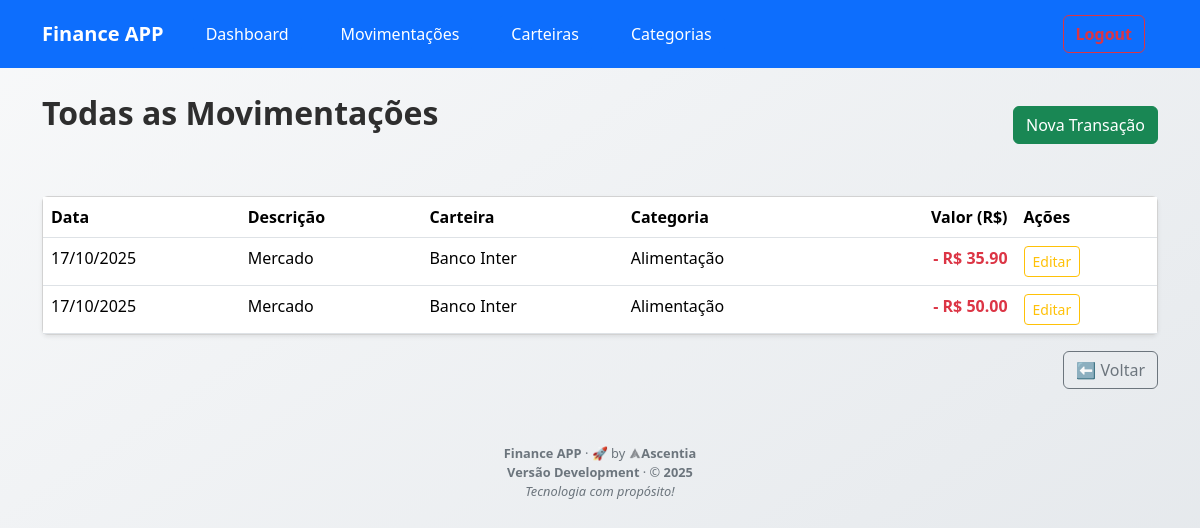
Screenshot of /financeiro/transacoes (signed in) with the database file from the repository.
### app/financeiro/models.py (models this page shows, shortened)
class Transaction(db.Model):
    id = db.Column(db.Integer, primary_key=True)
    description = db.Column(db.String(255), nullable=False)
    amount = db.Column(db.Numeric(10, 2), nullable=False)
    date = db.Column(db.DateTime, default=datetime.utcnow, nullable=False)
    type = db.Column(db.String(1), nullable=False)
    is_recurrent = db.Column(db.Boolean, default=False)
    frequency = db.Column(db.String(50), nullable=True)
    last_launch_date = db.Column(db.DateTime, nullable=True)
    user_id = db.Column(db.Integer, db.ForeignKey('user.id'), nullable=False)
    wallet_id = db.Column(db.Integer, db.ForeignKey('wallet.id'), nullable=False)
    category_id = db.Column(db.Integer, db.ForeignKey('category.id'), nullable=False)

class Wallet(db.Model):
    id = db.Column(db.Integer, primary_key=True)
    name = db.Column(db.String(80), nullable=False)
    initial_balance = db.Column(db.Numeric(10, 2), default=0.00, nullable=False)
    user_id = db.Column(db.Integer, db.ForeignKey('user.id'), nullable=False)
    transactions = db.relationship('Transaction', backref='wallet', lazy='dynamic')

class Category(db.Model):
    id = db.Column(db.Integer, primary_key=True)
    name = db.Column(db.String(80), nullable=False)
    type = db.Column(db.String(1), nullable=False)
    user_id = db.Column(db.Integer, db.ForeignKey('user.id'), nullable=False)
    transactions = db.relationship('Transaction', backref='category', lazy='dynamic')

### app/financeiro/routes.py (the view)
@financeiro_bp.route('/transacoes')
@login_required
def transactions():
    all_transactions = Transaction.query.filter_by(user_id=current_user.id) \
                                        .filter_by(is_recurrent=False) \
                                        .order_by(Transaction.date.desc()) \
                                        .all()
    form = TransactionForm()
    frequency_choices = {key: label for key, label in form.frequency.choices if key}
    return render_template('financeiro/transactions.html',
                           transactions=all_transactions,
                           frequency_choices=frequency_choices,
                           title='Todas as Movimentações', **footer)

### app/templates/financeiro/transactions.html
{% extends "base.html" %}
{% block content %}
<div class="row mb-3">
    <div class="d-flex justify-content-between align-items-center mb-4">
        <h2 class="mb-4" style="color: rgb(46, 46, 46);"><strong>{{ title }}</strong></h2>
        <a href="{{ url_for('financeiro.add_transaction') }}" class="btn btn-success">Nova Transação</a>
    </div>
</div>
{% if transactions %}
<div class="card shadow-sm">
    <div class="table-responsive">
        <table class="table table-hover mb-0">
            <thead>
                <tr>
                    <th>Data</th>
                    <th>Descrição</th>
                    <th>Carteira</th>
                    <th>Categoria</th>
                    <th class="text-end">Valor (R$)</th>
                    <th>Ações</th>
                </tr>
            </thead>
            <tbody>
                {% for t in transactions %}
                {% set text_class = 'text-success' if t.type == 'R' else 'text-danger' %}
                <tr>
                    <td>{{ t.date.strftime('%d/%m/%Y') }}</td>
                    <td>{{ t.description }}</td>
                    <td>{{ t.wallet.name }}</td>
                    <td>{{ t.category.name }}</td>
                    <td class="{{ text_class }} text-end fw-bold">
                        {{ '+' if t.type == 'R' else '-' }} R$ {{ "%.2f"|format(t.amount) }}
                    </td>
                    <td>
                        <a href="{{ url_for('financeiro.edit_transaction', transaction_id=t.id) }}" class="btn btn-sm btn-outline-warning">Editar</a>
                    </td>
                </tr>
                {% endfor %}
            </tbody>
        </table>
    </div>
</div>
<div class="text-end mt-3">
    <a href="{{ url_for('main.index') }}" class="btn btn-outline-secondary">⬅ Voltar</a>
</div>
{% else %}
<div class="alert alert-warning">
    Nenhuma transação encontrada. Clique em "Nova Transação" para começar.
</div>
{% endif %}
{% endblock %}

### app/templates/base.html (shortened to what this page needs)
<!DOCTYPE html>
<html lang="pt-br">
<head>
    <link href="https://cdn.jsdelivr.net/npm/bootstrap@5.3.3/dist/css/bootstrap.min.css" rel="stylesheet">
    <link href="{{ url_for('static', filename='css/custom.css') }}" rel="stylesheet">
</head>
<body>
    <nav class="navbar navbar-expand-lg navbar-dark bg-primary">
        <div class="container">
            <a class="navbar-brand fw-bold" href="{{ url_for('main.index') }}">Finance APP</a>
            <div class="collapse navbar-collapse" id="navbarNav">
                <ul class="navbar-nav me-auto mb-2 mb-lg-0">
                    {% if current_user.is_authenticated %}
                        <li class="btn">
                            <a class="btn btn-primary" href="{{ url_for('main.index') }}">Dashboard</a>
                        </li>
                        <li class="btn">
                            <a class="btn btn-primary" href="{{ url_for('financeiro.transactions') }}">Movimentações</a>
                        </li>
                        <li class="btn">
                            <a class="btn btn-primary" href="{{ url_for('financeiro.wallets') }}">Carteiras</a>
                        </li>
                        <li class="btn">
                            <a class="btn btn-primary"  href="{{ url_for('financeiro.categories') }}">Categorias</a>
                        </li>
                    {% endif %}
                </ul>
                {% if current_user.is_authenticated %}
                <li class="btn">
                    <a href="{{ url_for('auth.logout') }}" class="btn btn-outline-danger"><Strong>Logout</Strong></a>
                </li>
                {% endif %}
            </div>
        </div>
    </nav>
    <div class="container mt-4">
        {% block content %}{% endblock %}
    </div>
</body>
<footer>
    <br>
    <br>
    <strong>Finance APP</strong> · 🚀 by
    <img src="{{ url_for('static', filename='img/icon_ascentia.png') }}" alt="Ascentia" style="height: 1em; vertical-align: middle; opacity: 0.6;"><strong>Ascentia</strong>
    <br><strong>Versão {{ versao }}</strong> · © <strong>{{ ano }}</strong>
    <br><em>Tecnologia com propósito!</em>
</footer>
</html>

### app/static/css/custom.css (style rules this page uses)
body { background: linear-gradient(to bottom right, #f8f9fa, #e2e6ea); color: var(--cor-texto); min-height: 100vh; padding-top: 70px; }
footer { text-align: center; font-size: 0.8rem; color: #6c757d; padding: 1rem; }
.navbar { position: fixed; top: 0; width: 100%; z-index: 1000; }

### rows the page displays
Transaction: date "17/10/2025", description "Mercado", wallet.name "Banco Inter", category.name "Alimentação", type "-", amount "35.90"
Transaction: date "17/10/2025", description "Mercado", wallet.name "Banco Inter", category.name "Alimentação", type "-", amount "50.00"

### other values shown
{{ title }} "Todas as Movimentações"
{{ versao }} "Development"
{{ ano }} "2025"
